Frame 1 (no input): blank canvas, image omitted
Frame 60 (no input): blank canvas, image omitted
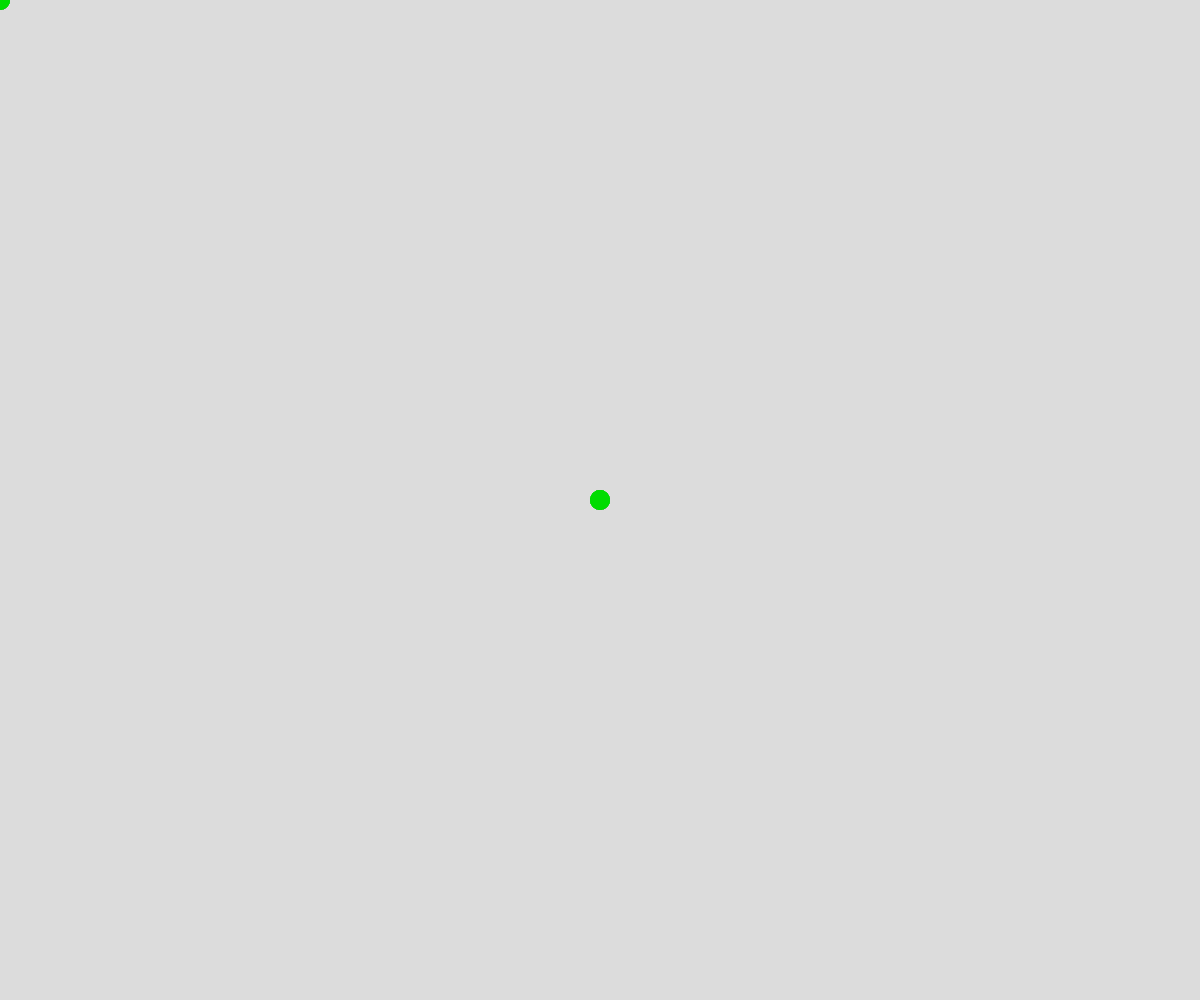
Frame 120 (the mouse pressed at the canvas centre since frame 60)

The p5.js sketch whose frames 1 and 60 were blank and that drew this single picture after the mouse press (run headless with seeded random() and noise() and a simulated clock; from frame 60 on, the mouse is pressed at the canvas centre):

// p5.js sketch
// ── sketch.js
function setup() {
  leinwand = createCanvas(windowWidth, windowHeight);
  leinwand.position(0,0); //Links oben
  leinwand.style("z-index","-1");
  fill (0,225,0,20);
  noStroke ();
  background(220);

}

function draw() {
  circle (mouseX,mouseY,20);
  color (0,125,0);
}
// ── style.css
html, body {
  margin: 0;
  padding: 0;
}
canvas {
  display: block;
}
h1{color: rgb(71, 153, 51);
background-color: rgb(178, 230, 173);}

h6{font-familiy: italic;
font-size: larger;
font-weight: bold;}
